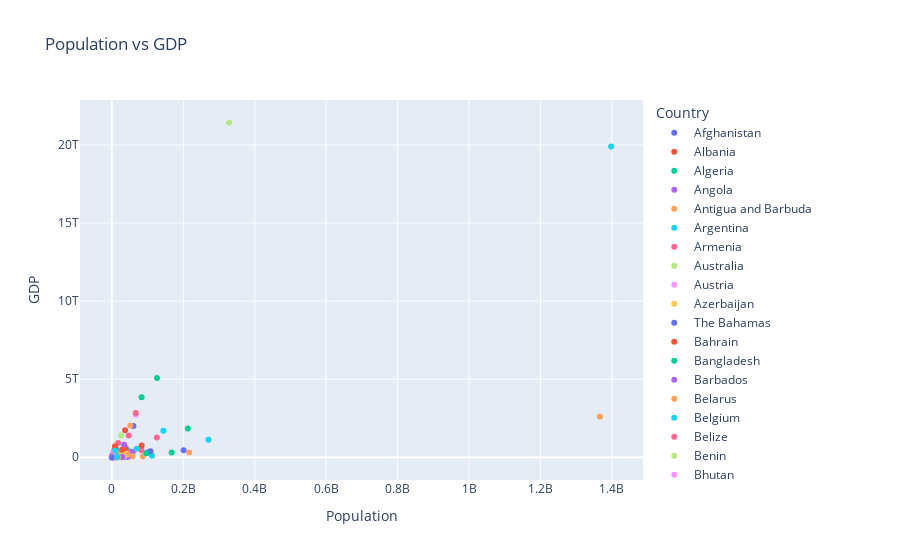

Write notebook code for a chart like this one.
### Code cell
fig = px.scatter(df,
                 x="Population",
                 y="GDP",
                 color="Country",
                 title="Population vs GDP")
fig.show()
